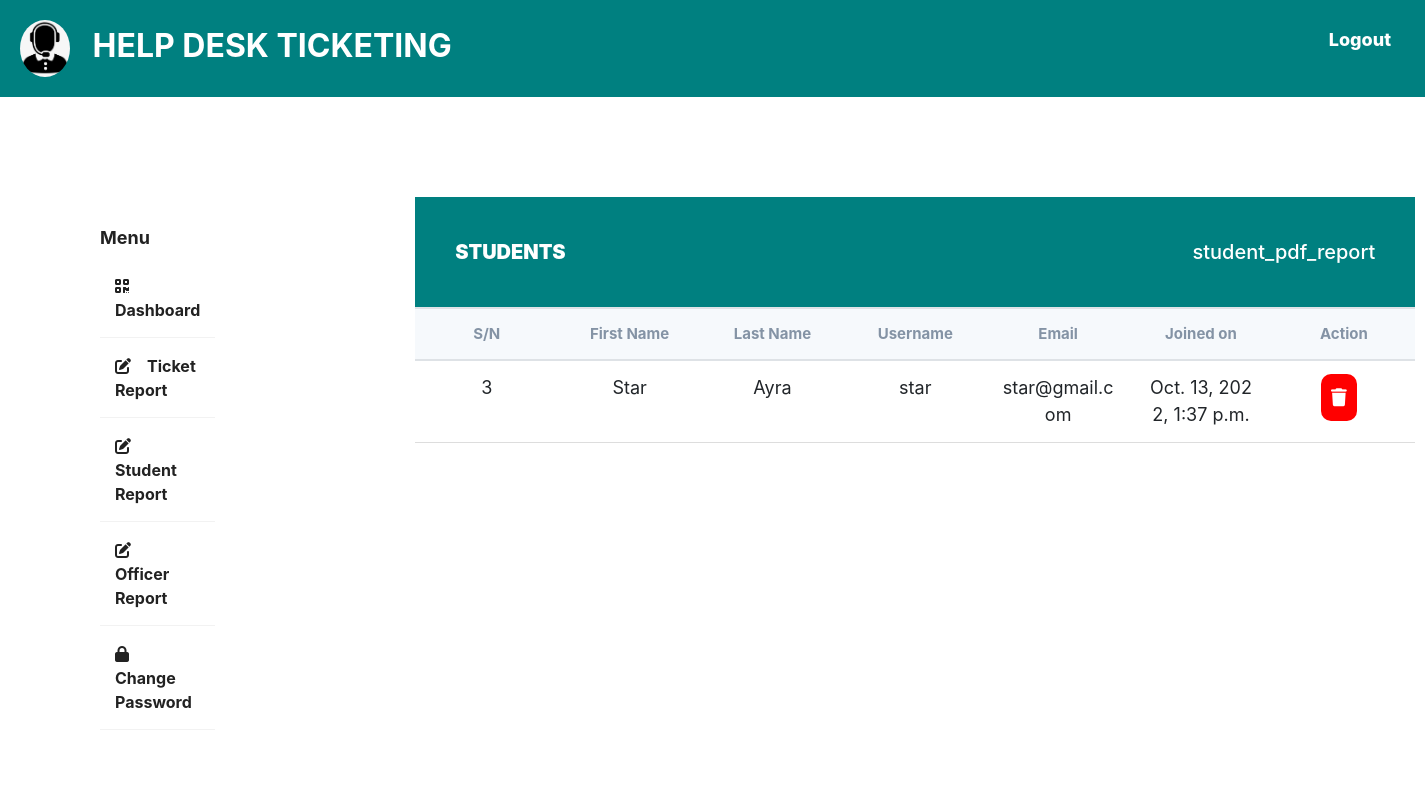
Before: /helpdesk/student-report/ with the older database file.
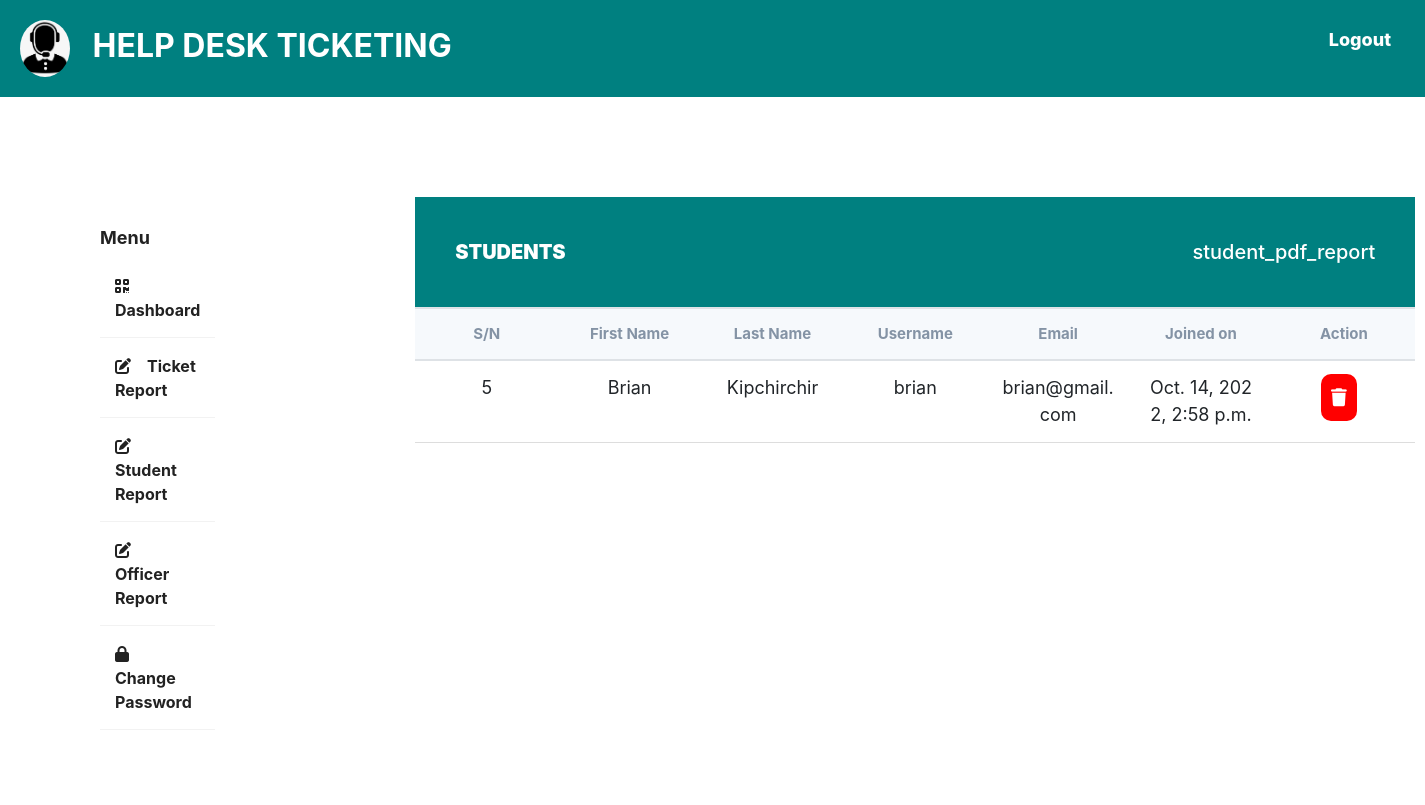
After: the same page with the newer database file.
### base/models.py (models this page shows)
class StudentProfile(models.Model):
    user = models.OneToOneField(
        Users, on_delete=models.CASCADE, related_name='student_set')
    student_id = models.AutoField(primary_key=True)

class Users(AbstractUser):
    class Role(models.TextChoices):
        ADMIN = "ADMIN", "Admin"
        STUDENT = "STUDENT", "Student"
        OFFICER = "OFFICER", "Officer"
    role = models.CharField(
        max_length=50, choices=Role.choices, default='STUDENT')
    tracker = FieldTracker()

### base/views.py (the view)
# urls.py: path('student-report/', views.Admin_Student_report.as_view(), name='student-report'),
class Admin_Student_report(ListView):
    model = StudentProfile
    template_name = 'administrator/student_report.html'

### templates/administrator/student_report.html
{% extends 'portal.html'%}
{% load static %}
{% block content %}
<div class="wrapper">
    <div class="sidebar">
        <h4>Menu</h4>
        <ul>
            <li><a href="{% url 'admin-dashboard' %}"><i class="fa-solid fa-qrcode"></i>Dashboard</a></li>
            <li><a href="{% url 'ticket-report' %}"><i class="fa-solid fa-pen-to-square"></i>Ticket Report</a></li>
            <li><a href="{% url 'student-report' %}"><i class="fa-solid fa-pen-to-square"></i>Student Report</a></li>
            <li><a href="{% url 'officers-list' %}"><i class="fa-solid fa-pen-to-square"></i>Officer Report</a></li>
            <li><a href="{% url 'admin-change-password' %}"><i class="fa-solid fa-lock"></i>Change Password</a></li>
        </ul>
    </div>
    <div class="main_content">
        <div class="header">STUDENTS
                <a style="float: right; text-align: center; text-decoration: none; color: #ffff; font-weight: 500;"href="{% url 'student-pdf'%}">student_pdf_report</a>
        </div>
        <div class="table">
            <div class="table_section">
                <table>
                    <thead>
                        <tr>
                            <th>S/N</th>
                            <th>First Name</th>
                            <th>Last Name </th>
                            <th>Username</th>
                            <th>Email</th>
                            <th>Joined on</th>
                            <th>Action</th>
                        </tr>
                    </thead>
                    <tbody>
                        {% for student in object_list %}
                        <tr>
                            <td>{{ student.student_id }}</td>
                            <td>{{ student.user.first_name }}</td>
                            <td>{{ student.user.last_name }}</td>
                            <td>{{ student.user.username }}</td>
                            <td>{{ student.user.email }}</td>
                            <td>{{ student.user.date_joined }}</td>
                            <td>
                                <a href="{% url 'studentdeleteview'  student.student_id %}"><button style="background-color: red;"><i class="fa-solid fa-trash"></i></button></a>
                            </td>
                        </tr>
                        {% endfor %}
                    </tbody>
                </table>
            </div>
        </div>
    </div>
</div>
{% endblock content %}

Changed rows visible on the page:
removed StudentProfile: student_id "3", user.first_name "Star", user.last_name "Ayra", user.username "star", user.email "star@gmail.com", user.date_joined "Oct. 13, 2022, 1:37 p.m."
added StudentProfile: student_id "5", user.first_name "Brian", user.last_name "Kipchirchir", user.username "brian", user.email "brian@gmail.com", user.date_joined "Oct. 14, 2022, 2:58 p.m."
